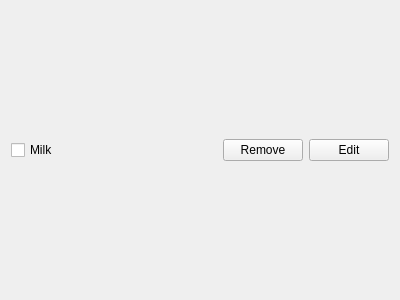
<?xml version="1.0" encoding="UTF-8"?>
<ui version="4.0">
 <class>Task</class>
 <widget class="QWidget" name="Task">
  <property name="geometry">
   <rect>
    <x>0</x>
    <y>0</y>
    <width>400</width>
    <height>300</height>
   </rect>
  </property>
  <property name="windowTitle">
   <string>Form</string>
  </property>
  <layout class="QHBoxLayout" name="horizontalLayout">
   <item>
    <widget class="QCheckBox" name="checkBox">
     <property name="text">
      <string>Milk</string>
     </property>
    </widget>
   </item>
   <item>
    <spacer name="horizontalSpacer">
     <property name="orientation">
      <enum>Qt::Horizontal</enum>
     </property>
     <property name="sizeHint" stdset="0">
      <size>
       <width>40</width>
       <height>20</height>
      </size>
     </property>
    </spacer>
   </item>
   <item>
    <widget class="QPushButton" name="removeButton">
     <property name="text">
      <string>Remove</string>
     </property>
    </widget>
   </item>
   <item>
    <widget class="QPushButton" name="editbutton">
     <property name="text">
      <string>Edit</string>
     </property>
    </widget>
   </item>
  </layout>
 </widget>
 <resources/>
 <connections/>
</ui>
